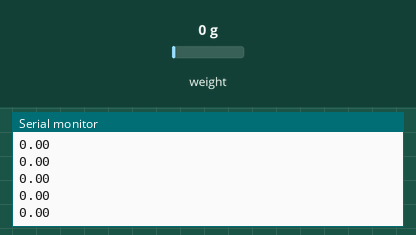
Recording of a sketch running on a simulated Arduino Uno, built with avr-gcc and run on an emulated ATmega328P. Shown: the last lines printed to the serial monitor. The inputs (shaded band) are chosen by the test bench; at power-on: weight on the scale 0 g.

Above: at 2.2 s.
2.3 s: weight on the scale set to 100 g
At 2.31 s:
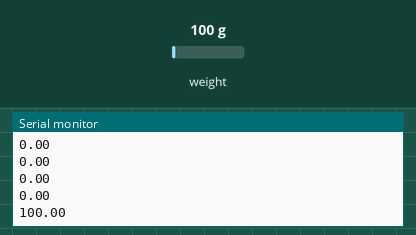
3.8 s: weight on the scale set to 1250 g
At 3.82 s:
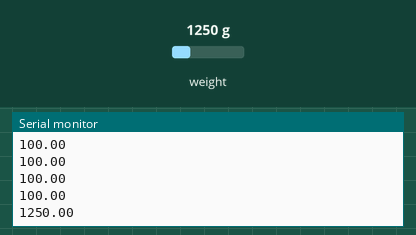
Timing chart, 0 to 6.8 s (numbered marks = the images above; inputs shaded):
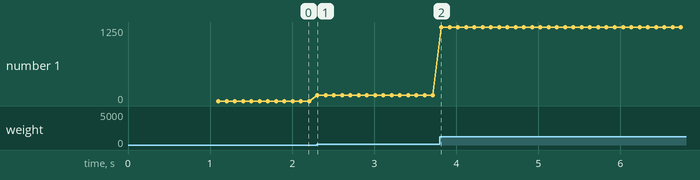

Measured:
- after the input at 2.3 s, the serial monitor: prints a new line at once (image 1)
- after the input at 3.8 s, the serial monitor: prints a new line at once (image 2)
- plotted number 1: 0 → 100 after the input at 2.3 s, 100 → 1250 after the input at 3.8 s

The sketch:

capteur_force.ino
```cpp
/********************************************************
   Nécessite le bibliothèque HX711 par Bodge:
   https://github.com/bogde/HX711
   Pour plus d'infos:
   https://electroniqueamateur.blogspot.com/2020/10/balance-base-darduino.html
 **********************************************************/

#include "HX711.h"

// HX711 circuit wiring
const int broche_DT = 2;
const int broche_SCK = 3;

HX711 balance;

void setup() {
  Serial.begin(115200);

  Serial.println("Initialisation de la balance...");

  balance.begin(broche_DT, broche_SCK);

  while (!balance.is_ready())
  {
    ;
  }

  balance.set_scale(2118); //calibration: le paramètre dépend de votre cellule de charge.
  balance.tare(); //ajustement du zéro

  Serial.println("La balance est prete!");

}

void loop() {

  Serial.print(balance.get_units(1));
  Serial.println();

}
```
